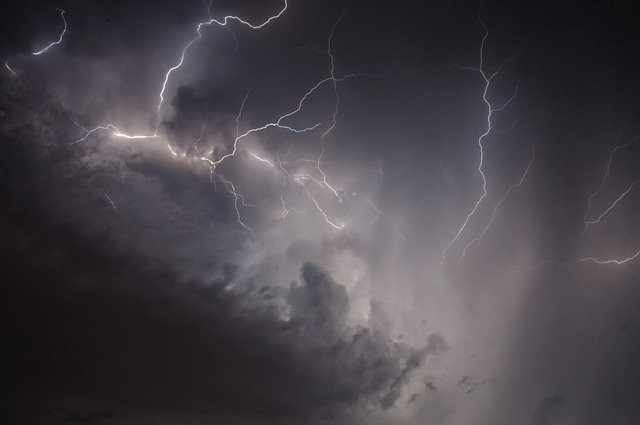
#> input picture Talleres/bart.jpg, 640 x 425 px
$ python 'TALLER 4.py'
#> lines starting #> are read from the running program, lines starting #| are printed output that depends on the picture; after the words box and inside, x2 and y2 are one past the last pixel; in counts of white or black regions, pixels touching at a corner belong together
#GALLEGO RANGEL JUAN DAVID
#1112627876

import math
import numpy as np
import matplotlib.pyplot as plt
import sys

#-----------------------
#CargarImagen

from skimage import io
from skimage import exposure
from PIL import Image
import PIL.ImageOps
#-----------------------

imagen = io.imread("bart.jpg")/255.0
ima_1 = io.imread("rsz.jpg")
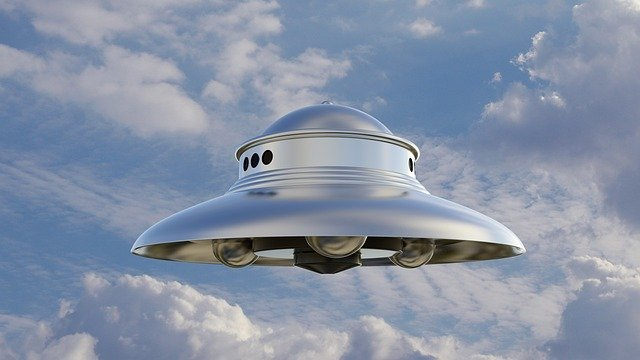
#> input picture Talleres/rsz.jpg, 640 x 360 px
#> ima_1 is the input picture: shape (360, 640, 3); mean R, G, B 134.3, 146.2, 166.3
ima_2 = io.imread("rsz.jpg")
imag_blanco = io.imread("Blanco.jpg")
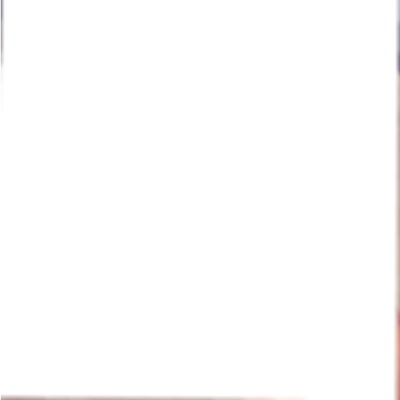
#> input picture Talleres/Blanco.jpg, 400 x 400 px
#> imag_blanco is the input picture: shape (400, 400, 3); mean R, G, B 254.1, 253.8, 253.7
imag_blanco2 = io.imread("Blanco.jpg")

#------------------------
#1 Elaborar un procedimiento que diseñe la siguiente matriz
#cyan
for i in range(0, 100):#fila
	for j in range(0, 100):	#columnas
		imag_blanco[i, j, 0] = 1
#> imag_blanco: shape (400, 400, 3); 6.25% of pixels changed, all inside (x1, y1, x2, y2) = (0, 0, 100, 100)
#rojo
for i in range(0, 100):
	for j in range(200, 300):
		imag_blanco[i, j, 1] = 0
		imag_blanco[i, j, 2] = 0
#> imag_blanco: shape (400, 400, 3); mean R, G, B 238.3, 237.9, 237.8
#magenta
for i in range(100, 200):
	for j in range(0, 100):
		imag_blanco[i, j, 1] = 1
#> imag_blanco: shape (400, 400, 3); mean R, G, B 238.3, 222, 237.8
#amarillo
for i in range(200, 300):
	for j in range(0, 100):
		imag_blanco[i, j, 2] = 1
#> imag_blanco: shape (400, 400, 3); mean R, G, B 238.3, 222, 221.9
#negro
for i in range(200, 300):
	for j in range(100, 200):
		imag_blanco[i, j, 0] = 1
		imag_blanco[i, j, 1] = 1
		imag_blanco[i, j, 2] = 1
#> imag_blanco: shape (400, 400, 3); mean R, G, B 222.5, 206.1, 206
#azul
for i in range(200, 300):
	for j in range(200, 300):
		imag_blanco[i, j, 0] = 0
		imag_blanco[i, j, 1] = 0
#> imag_blanco: shape (400, 400, 3); mean R, G, B 206.5, 190.2, 206
#verde
for i in range(100, 200):
	for j in range(200, 300):
		imag_blanco[i, j, 0] = 0
		imag_blanco[i, j, 2] = 0
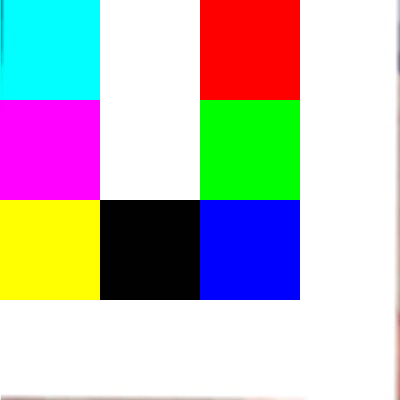
#> imag_blanco: shape (400, 400, 3); mean R, G, B 190.6, 190.2, 190.1
#gris
for i in range(100, 200):
	for j in range(100, 200):
		imag_blanco[i, j, 0] = imag_blanco[i, j, 0] * 0.5
		imag_blanco[i, j, 1] = imag_blanco[i, j, 1] * 0.5
		imag_blanco[i, j, 2] = imag_blanco[i, j, 2] * 0.5
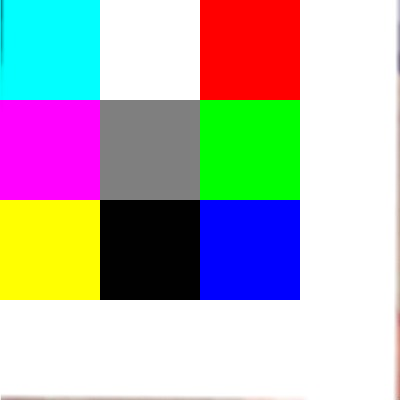
#> imag_blanco: shape (400, 400, 3); 6.25% of pixels changed, all inside (x1, y1, x2, y2) = (100, 100, 200, 200)
#2 Realizar un procedimiento que diseñe la siguiente imagen a través de una matriz
#amarillo
for i in range(0, 250):
	for j in range(0, 30):
		imag_blanco2[i, j, 2] = 1
#> imag_blanco2: shape (400, 400, 3); 4.69% of pixels changed, all inside (x1, y1, x2, y2) = (0, 0, 30, 250)
#cyan
for i in range(0, 250):#fila
	for j in range(30, 90):	#columnas
		imag_blanco2[i, j, 0] = 1
#> imag_blanco2: shape (400, 400, 3); mean R, G, B 230.3, 253.8, 241.9
#verde
for i in range(0, 250):
	for j in range(90, 150):
		imag_blanco2[i, j, 0] = 0
		imag_blanco2[i, j, 2] = 0
#> imag_blanco2: shape (400, 400, 3); mean R, G, B 206.4, 253.8, 218
#magenta
for i in range(0, 250):
	for j in range(150, 210):
		imag_blanco2[i, j, 1] = 1
#> imag_blanco2: shape (400, 400, 3); mean R, G, B 206.4, 230, 218
#rojo
for i in range(0, 250):
	for j in range(210, 270):
		imag_blanco2[i, j, 1] = 0
		imag_blanco2[i, j, 2] = 0
#> imag_blanco2: shape (400, 400, 3); mean R, G, B 206.4, 206.1, 194.1
#azul
for i in range(0, 250):
	for j in range(270, 330):
		imag_blanco2[i, j, 0] = 0
		imag_blanco2[i, j, 1] = 0
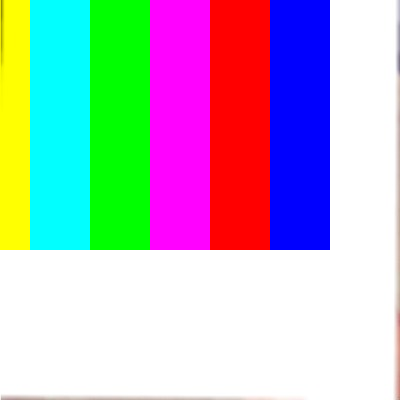
#> imag_blanco2: shape (400, 400, 3); mean R, G, B 182.5, 182.2, 194.1
#Grises
nor = 1.2
for h in np.arange(0, 360, 30):
	nor = nor - 0.1
	for i in range(250, 300):
		for j in range(h-30, h):
			imag_blanco2[i, j, 0] = imag_blanco2[i, j, 0] * nor
			imag_blanco2[i, j, 1] = imag_blanco2[i, j, 1] * nor
			imag_blanco2[i, j, 2] = imag_blanco2[i, j, 2] * nor
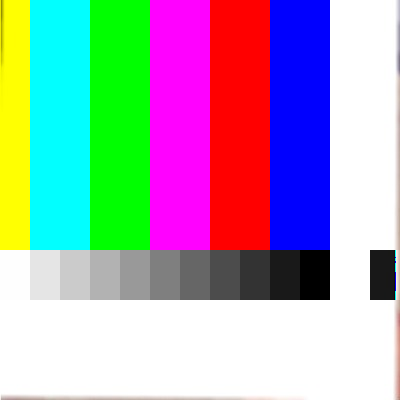
#> imag_blanco2: shape (400, 400, 3); 11.25% of pixels changed, all inside (x1, y1, x2, y2) = (0, 250, 400, 300)
#> after the loop, nor = 2.78e-17
#3 Elaborar una función que invierta los colores de una imagen
# [40 lines left out: functions Invert, capaRoja, capaVerde, capaAzul, capaMag, capaCyan and 1 more, not called in this run]
#10 Elaborar una función en  la que le envie por separado las capas RGB y con base en ellas reconstruya la imagen en colores
def recon(R, G, B):
	original = R + G + B
	return original
#11 Elaborar una función a la que se le envié 2 imágenes y que me retorne la fusión de las dos imágenes sin ecualizar
def fus_sin(ima1, ima2):
	hola = ima_1 + ima_2
	return hola
#12Elaborar una función a la que se le envié 2 imágenes y que me retorne la fusión de las dos imágenes ecualizadas
# [4 lines left out: function fus_con, not called in this run]
#13. Elaborar una función a la que se le envie una imagen y un factor y retorne la imagen ecualizada según el factor
def ecual(ima, factor):
	return ima*factor
#14. Elaborar una función a la que se le envie una imagen y que retorne la imagen con la Técnica de promedio (Average)
def average(R,G,B):
	imagen_gris_av = ((R+G+B)/3)
	return (imagen_gris_av)
#15. Elaborar una función a la que se le envié una imagen y que retorne la imagen en escala de grises con la técnica de promedio (Average)
def grises_average(R,G,B):
	imagen_gris_av = ((R+G+B)/3)*0.3
	return (imagen_gris_av)
#16. Elaborar una función a la que se le envié una imagen y que retorne la imagen en escala de grises con latécnica de Luminosidad (Luminosity)
def grises_luminoso(R,G,B):
	imagen_gris_lm = (((0.2989*R)+(0.5870*G)+(0.1140*B))/3)
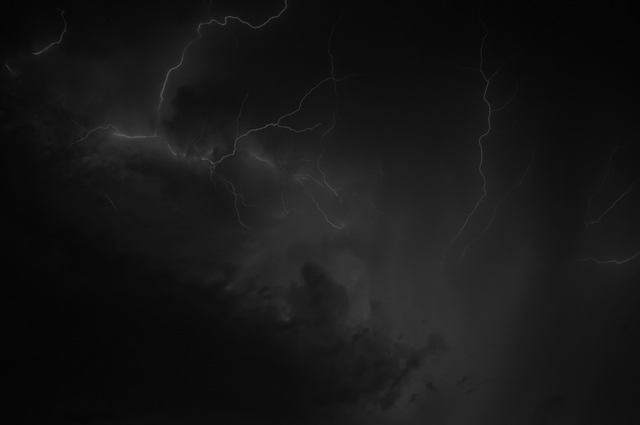
#> imagen_gris_lm: shape (425, 640) float64; min 0.0129, max 0.331, mean 0.0897
	return (imagen_gris_lm)
#17. Elaborar una función a la que se le envié una imagen y que retorne la imagen en escala de grisescon latécnica de La tonalidad (Midgray)
def grises_midgray(R,G,B):
 	maximo = np.maximum(R, G, B)
 	minimo = np.minimum(R, G, B)
 	imagen_gris_md = (maximo + minimo) / 2
 	return (imagen_gris_md)

imagen_gris = np.copy(imagen)
R = imagen_gris[:,:,0]
G = imagen_gris[:,:,1]
B = imagen_gris[:,:,2]

average = grises_average(R,G,B)
luminoso = grises_luminoso(R,G,B)
mydgray = grises_midgray(R,G,B)

plt.figure("Imagen")
# [17 lines of commented-out code are left out]
plt.imshow(imag_blanco2)
plt.show()
